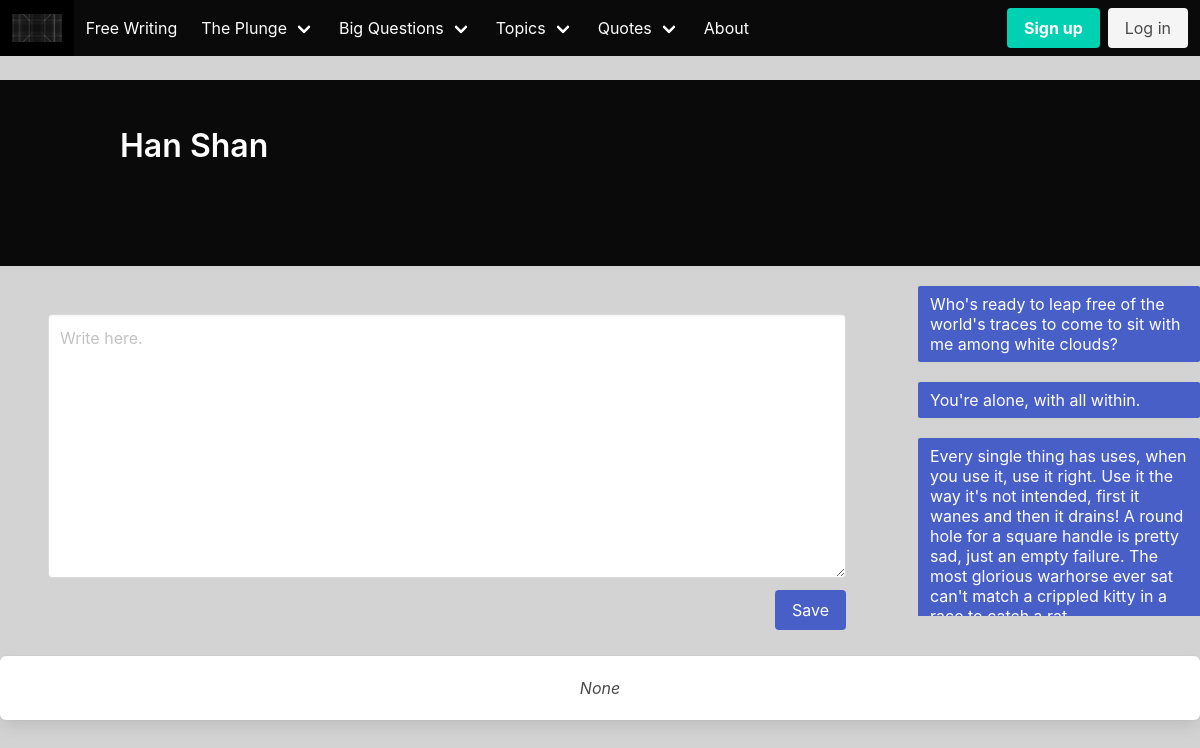
The app's page /quotes/Han Shan/ with its own data.
### entries/models.py (models this page shows, shortened)
class Quote(models.Model):
    text = models.CharField(max_length = 200)
    comment = models.TextField(max_length = 2000, null = True)

class Quote_item(models.Model):
    item = models.ForeignKey(Quote, on_delete=models.CASCADE)
    more = models.TextField(max_length = 1000)
    id = models.AutoField(primary_key=True)
    comment = models.TextField(max_length = 2000, null = True)

### entries/views.py (the view)
# urls.py: path('quotes/<str:text>/', views.quotes, name= 'quotes'),
def quotes(request, text):
    obj = Quote.objects.get(text=text)
    topic = obj
    entry(request, topic)
    context = {'object': obj}
    context1 = common(request)
    context.update(context1)
    return render(request, 'menus/quotes.html', context)

### entries/forms.py
class EntryForm(ModelForm):
    class Meta:
        model = Entry
        fields = ('text', )
    def __init__(self, *args, **kwargs):
        super().__init__(*args, **kwargs)
        self.fields['text'].widget.attrs.update({'class': 'textarea', 'placeholder': 'Write here.'})

### entries/views.py (called while the page is built)
def entry(request, topic):
    if request.method == 'POST':
        form = EntryForm(request.POST)
        text = request.POST.get('text')
        topic = topic
        if form.is_valid():
            if request.user.is_authenticated:
                post_save = Entry(text=text, author=request.user, topic=topic)
                post_save.save()
            else:
                messages.info(request, 'You need to be logged in for this!')
    else:
        form = EntryForm()

def common(request):
    form = EntryForm()
    topics = Topic.objects.all()
    questions = Question.objects.all()
    quotes = Quote.objects.all()
    shadows = Shadow.objects.all()
    plunges = Plunge.objects.all()
    context = {'form' : form, 'questions': questions, 'quotes': quotes,
               'topics': topics, 'shadows': shadows, 'plunges': plunges }
    return context

### entries/templates/menus/quotes.html
<!DOCTYPE html>
{% extends 'main/template_menu.html' %}
{% block spec %}
               {% for item in object.quote_item_set.all %}
                        <br>
                        <li><a class="is-active" href="./{{item.id}}" >{{ item.more }}</a></li>
               {% endfor %}
{% endblock %}
{% block comment %}
<div class="box">
    <center><i> {{object.comment}} </i></center>
</div>
{% endblock %}

### entries/templates/main/template_menu.html
<!DOCTYPE html>
{% extends 'main/template2.html' %}
{% block title %}
    {{ object.text }}
{% endblock %}
{% block content2 %}
    <div class="column is-one-quarter " >
        <aside class="menu " style="overflow-y:scroll; height:350px;">
            <ul class="menu-list " >
                {% block spec %}
                {% endblock %}
            </ul>
        </aside>
    </div>
{% endblock %}

### entries/templates/main/template.html (style rules this page uses)
body, html { height: 100%; overflow-x: hidden; overflow-y: auto; }

### records on screen
Quote: text "Han Shan", comment "None"
Quote_item: more "Who's ready to leap free of the world's traces to come to sit with me among white clouds?"
Quote_item: more "You're alone, with all within."
Quote_item: more "Every single thing has uses, when you use it, use it right. Use it the way it's not intended, first it wanes and then it drains! A round hole for a square handle is pretty sad, just an empty failure. The most glorious warhorse ever sat can't match a crippled kitty in a…"
